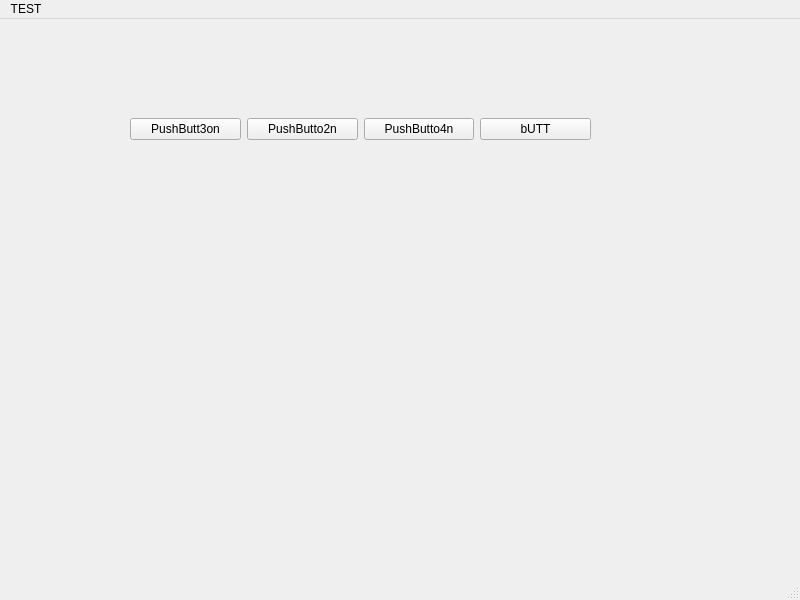
<?xml version="1.0" encoding="UTF-8"?>
<ui version="4.0">
 <class>MainWindow</class>
 <widget class="QMainWindow" name="MainWindow">
  <property name="geometry">
   <rect>
    <x>0</x>
    <y>0</y>
    <width>800</width>
    <height>600</height>
   </rect>
  </property>
  <property name="windowTitle">
   <string>MainWindow</string>
  </property>
  <widget class="QWidget" name="centralwidget">
   <widget class="QWidget" name="">
    <property name="geometry">
     <rect>
      <x>130</x>
      <y>70</y>
      <width>461</width>
      <height>81</height>
     </rect>
    </property>
    <layout class="QHBoxLayout" name="horizontalLayout">
     <item>
      <widget class="QPushButton" name="pushButton_2">
       <property name="text">
        <string>PushButt3on</string>
       </property>
      </widget>
     </item>
     <item>
      <widget class="QPushButton" name="pushButton_3">
       <property name="text">
        <string>PushButto2n</string>
       </property>
      </widget>
     </item>
     <item>
      <widget class="QPushButton" name="pushButton_4">
       <property name="text">
        <string>PushButto4n</string>
       </property>
      </widget>
     </item>
     <item>
      <widget class="QPushButton" name="pushButton">
       <property name="text">
        <string>bUTT</string>
       </property>
      </widget>
     </item>
    </layout>
   </widget>
  </widget>
  <widget class="QMenuBar" name="menubar">
   <property name="geometry">
    <rect>
     <x>0</x>
     <y>0</y>
     <width>800</width>
     <height>23</height>
    </rect>
   </property>
   <widget class="QMenu" name="menuTEST">
    <property name="title">
     <string>TEST</string>
    </property>
    <addaction name="actionTEST1"/>
    <addaction name="actionTEST2"/>
   </widget>
   <addaction name="menuTEST"/>
  </widget>
  <widget class="QStatusBar" name="statusbar"/>
  <action name="actionTEST1">
   <property name="text">
    <string>TEST1</string>
   </property>
  </action>
  <action name="actionTEST2">
   <property name="text">
    <string>TEST2</string>
   </property>
  </action>
 </widget>
 <resources/>
 <connections/>
</ui>
